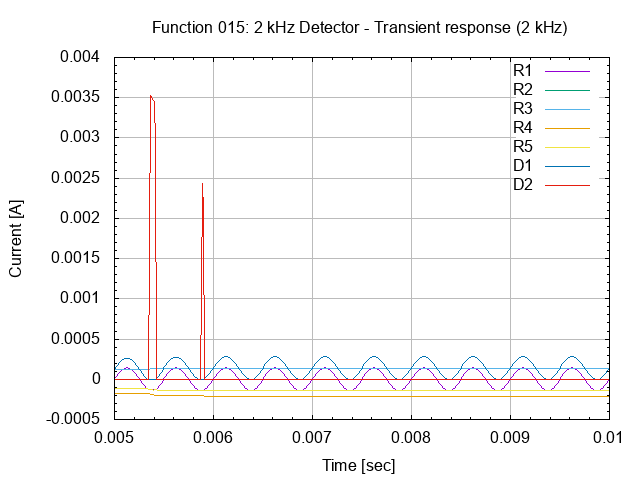

Recreate this plot in gnuplot.
# setup terminal
set term png

# setup graph
set output "26.015.00.02.01.03.png"
set title "Function 015: 2 kHz Detector - Transient response (2 kHz)"

# setup Y-axis
set grid ytics lt 1 lw 1 lc rgb "#bbbbbb"
set mytics
set ylabel "Current [A]"

# setup X-axis
set grid xtics lt 1 lw 1 lc rgb "#bbbbbb"
set mxtics
set xrange [0.005:0.01]
set xlabel "Time [sec]"

# setup plot style
set style data lines
plot '26.015.00.02.01.dat' using 1:2 title "R1", \
     '26.015.00.02.01.dat' using 1:3 title "R2", \
     '26.015.00.02.01.dat' using 1:4 title "R3", \
     '26.015.00.02.01.dat' using 1:5 title "R4", \
     '26.015.00.02.01.dat' using 1:6 title "R5", \
     '26.015.00.02.01.dat' using 1:7 title "D1", \
     '26.015.00.02.01.dat' using 1:8 title "D2"

# set output back to default
set output

# reset terminal type
set terminal pop
